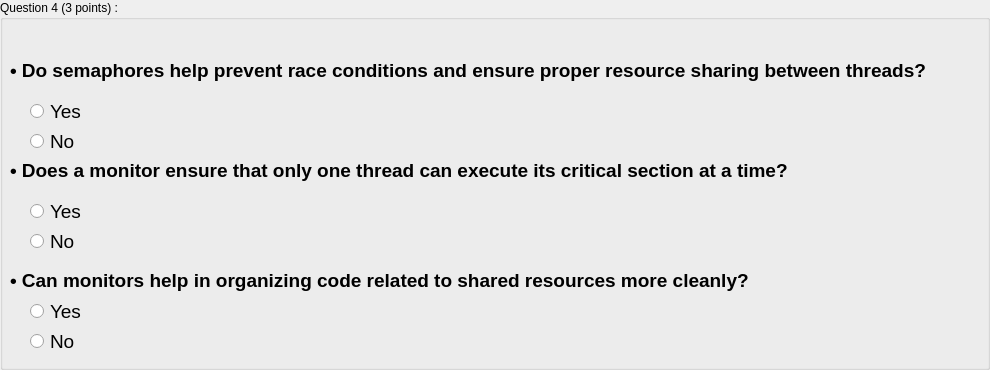
                 <widget class="QGroupBox" name="Exo4">
                  <property name="minimumSize">
                   <size>
                    <width>0</width>
                    <height>370</height>
                   </size>
                  </property>
                  <property name="styleSheet">
                   <string notr="true"/>
                  </property>
                  <property name="title">
                   <string>Question 4 (3 points) :</string>
                  </property>
                  <widget class="QLabel" name="E4Q1Q">
                   <property name="geometry">
                    <rect>
                     <x>10</x>
                     <y>50</y>
                     <width>971</width>
                     <height>41</height>
                    </rect>
                   </property>
                   <property name="font">
                    <font>
                     <family>Ubuntu</family>
                    </font>
                   </property>
                   <property name="text">
                    <string>&lt;html&gt;&lt;head/&gt;&lt;body&gt;&lt;p&gt;&lt;span style=&quot; font-size:14pt; font-weight:600;&quot;&gt;• Do semaphores help prevent race conditions and ensure proper resource sharing between threads?&lt;/span&gt;&lt;/p&gt;&lt;/body&gt;&lt;/html&gt;</string>
                   </property>
                  </widget>
                  <widget class="QLabel" name="E4Q2Q">
                   <property name="geometry">
                    <rect>
                     <x>10</x>
                     <y>150</y>
                     <width>841</width>
                     <height>41</height>
                    </rect>
                   </property>
                   <property name="font">
                    <font>
                     <family>Ubuntu</family>
                    </font>
                   </property>
                   <property name="text">
                    <string>&lt;html&gt;&lt;head/&gt;&lt;body&gt;&lt;p&gt;&lt;span style=&quot; font-size:14pt; font-weight:600;&quot;&gt;• Does a monitor ensure that only one thread can execute its critical section at a time?&lt;/span&gt;&lt;/p&gt;&lt;/body&gt;&lt;/html&gt;</string>
                   </property>
                  </widget>
                  <widget class="QLabel" name="E4Q3Q">
                   <property name="geometry">
                    <rect>
                     <x>10</x>
                     <y>260</y>
                     <width>791</width>
                     <height>41</height>
                    </rect>
                   </property>
                   <property name="font">
                    <font>
                     <family>Ubuntu</family>
                    </font>
                   </property>
                   <property name="text">
                    <string>&lt;html&gt;&lt;head/&gt;&lt;body&gt;&lt;p&gt;&lt;span style=&quot; font-size:14pt; font-weight:600;&quot;&gt;• Can monitors help in organizing code related to shared resources more cleanly?&lt;/span&gt;&lt;/p&gt;&lt;/body&gt;&lt;/html&gt;</string>
                   </property>
                  </widget>
                  <widget class="QRadioButton" name="E4Q3C1">
                   <property name="geometry">
                    <rect>
                     <x>30</x>
                     <y>300</y>
                     <width>112</width>
                     <height>23</height>
                    </rect>
                   </property>
                   <property name="font">
                    <font>
                     <family>Ubuntu</family>
                     <pointsize>14</pointsize>
                    </font>
                   </property>
                   <property name="cursor">
                    <cursorShape>PointingHandCursor</cursorShape>
                   </property>
                   <property name="text">
                    <string>Yes</string>
                   </property>
                  </widget>
                  <widget class="QRadioButton" name="E4Q3C2">
                   <property name="geometry">
                    <rect>
                     <x>30</x>
                     <y>330</y>
                     <width>112</width>
                     <height>23</height>
                    </rect>
                   </property>
                   <property name="font">
                    <font>
                     <family>Ubuntu</family>
                     <pointsize>14</pointsize>
                    </font>
                   </property>
                   <property name="cursor">
                    <cursorShape>PointingHandCursor</cursorShape>
                   </property>
                   <property name="text">
                    <string>No</string>
                   </property>
                  </widget>
                  <widget class="QFrame" name="frame_2">
                   <property name="geometry">
                    <rect>
                     <x>30</x>
                     <y>100</y>
                     <width>120</width>
                     <height>61</height>
                    </rect>
                   </property>
                   <property name="styleSheet">
                    <string notr="true">border: none;</string>
                   </property>
                   <property name="frameShape">
                    <enum>QFrame::StyledPanel</enum>
                   </property>
                   <property name="frameShadow">
                    <enum>QFrame::Raised</enum>
                   </property>
                   <widget class="QRadioButton" name="E4Q1C2">
                    <property name="geometry">
                     <rect>
                      <x>0</x>
                      <y>30</y>
                      <width>112</width>
                      <height>23</height>
                     </rect>
                    </property>
                    <property name="font">
                     <font>
                      <family>Ubuntu</family>
                      <pointsize>14</pointsize>
                     </font>
                    </property>
                    <property name="cursor">
                     <cursorShape>PointingHandCursor</cursorShape>
                    </property>
                    <property name="text">
                     <string>No</string>
                    </property>
                   </widget>
                   <widget class="QRadioButton" name="E4Q1C1">
                    <property name="geometry">
                     <rect>
                      <x>0</x>
                      <y>0</y>
                      <width>112</width>
                      <height>23</height>
                     </rect>
                    </property>
                    <property name="font">
                     <font>
                      <family>Ubuntu</family>
                      <pointsize>14</pointsize>
                     </font>
                    </property>
                    <property name="cursor">
                     <cursorShape>PointingHandCursor</cursorShape>
                    </property>
                    <property name="text">
                     <string>Yes</string>
                    </property>
                   </widget>
                  </widget>
                  <widget class="QFrame" name="frame_3">
                   <property name="geometry">
                    <rect>
                     <x>30</x>
                     <y>200</y>
                     <width>120</width>
                     <height>61</height>
                    </rect>
                   </property>
                   <property name="styleSheet">
                    <string notr="true">border: none;</string>
                   </property>
                   <property name="frameShape">
                    <enum>QFrame::StyledPanel</enum>
                   </property>
                   <property name="frameShadow">
                    <enum>QFrame::Raised</enum>
                   </property>
                   <widget class="QRadioButton" name="E4Q2C2">
                    <property name="geometry">
                     <rect>
                      <x>0</x>
                      <y>30</y>
                      <width>112</width>
                      <height>23</height>
                     </rect>
                    </property>
                    <property name="font">
                     <font>
                      <family>Ubuntu</family>
                      <pointsize>14</pointsize>
                     </font>
                    </property>
                    <property name="cursor">
                     <cursorShape>PointingHandCursor</cursorShape>
                    </property>
                    <property name="text">
                     <string>No</string>
                    </property>
                   </widget>
                   <widget class="QRadioButton" name="E4Q2C1">
                    <property name="geometry">
                     <rect>
                      <x>0</x>
                      <y>0</y>
                      <width>112</width>
                      <height>23</height>
                     </rect>
                    </property>
                    <property name="font">
                     <font>
                      <family>Ubuntu</family>
                      <pointsize>14</pointsize>
                     </font>
                    </property>
                    <property name="cursor">
                     <cursorShape>PointingHandCursor</cursorShape>
                    </property>
                    <property name="text">
                     <string>Yes</string>
                    </property>
                   </widget>
                  </widget>
                 </widget>
